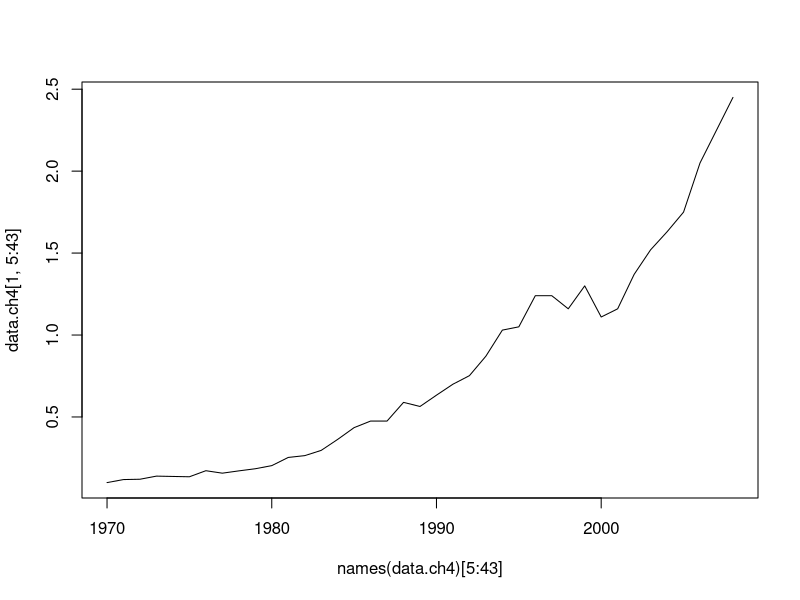

This chart was generated by the following R code:
options(prompt = "R: " )

library(lattice)

data.ch4 <- read.csv2("v4.2_CH4_tot_1970_2008.csv",skip = 2051,stringsAsFactors = FALSE, header = F)
data.ch4 <- data.ch4[0:879,]
data.ch4$V1 <-NULL
data.ch4$V2 <-NULL
data.ch4$V46 <- NULL
names(data.ch4) <- sapply(read.csv2("v4.2_CH4_tot_1970_2008.csv")[9,3:45], as.character)
data.ch4[is.na(data.ch4)] <-0.0

na.omit(data.ch4)

plot(names(data.ch4)[5:43],data.ch4[1,5:43],type = "l")

t<- (data.ch4[seq(from = 1, to = 879, by=23),5:43])
t <- colMeans(t)
